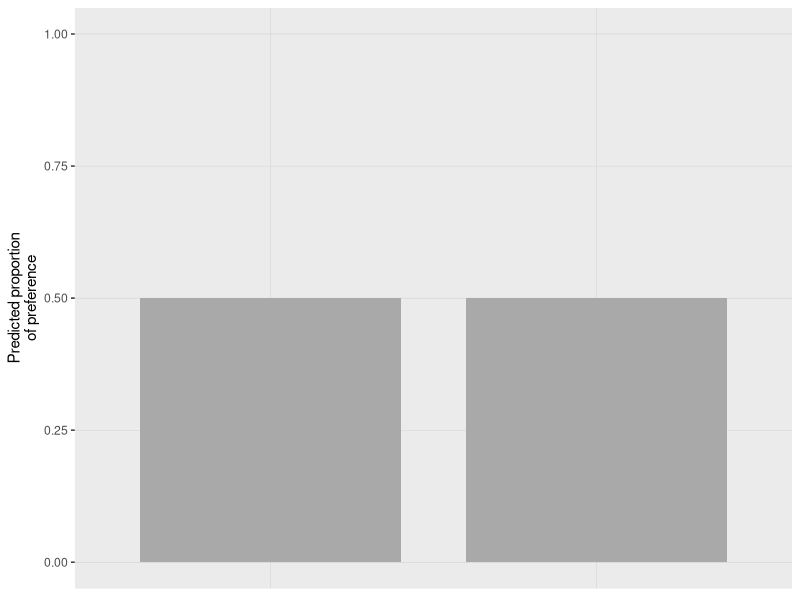
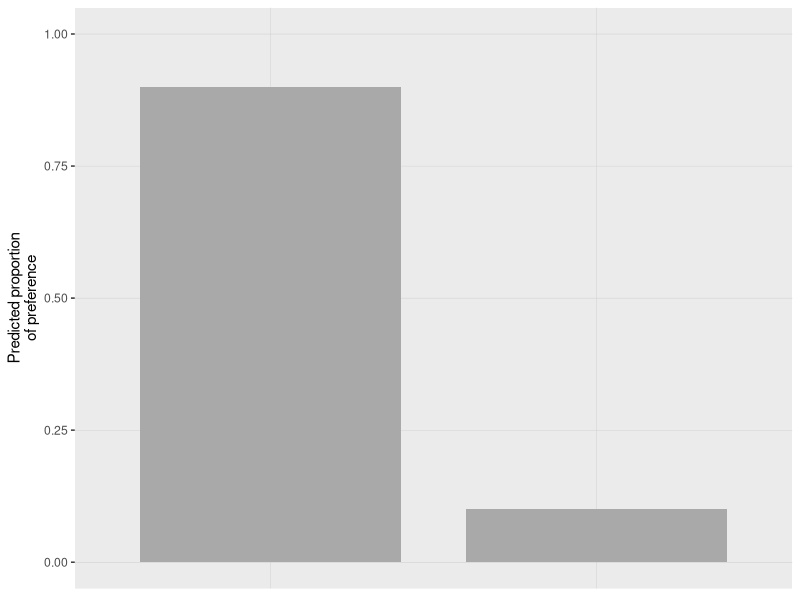
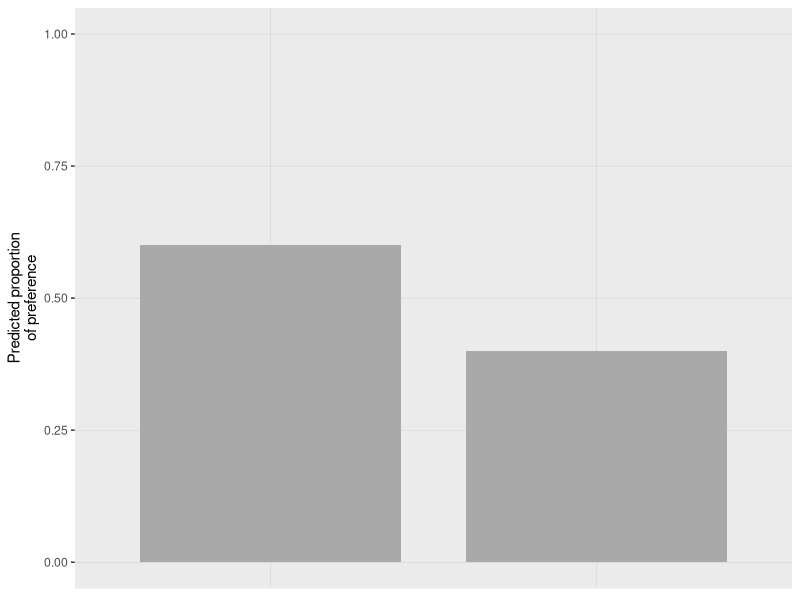
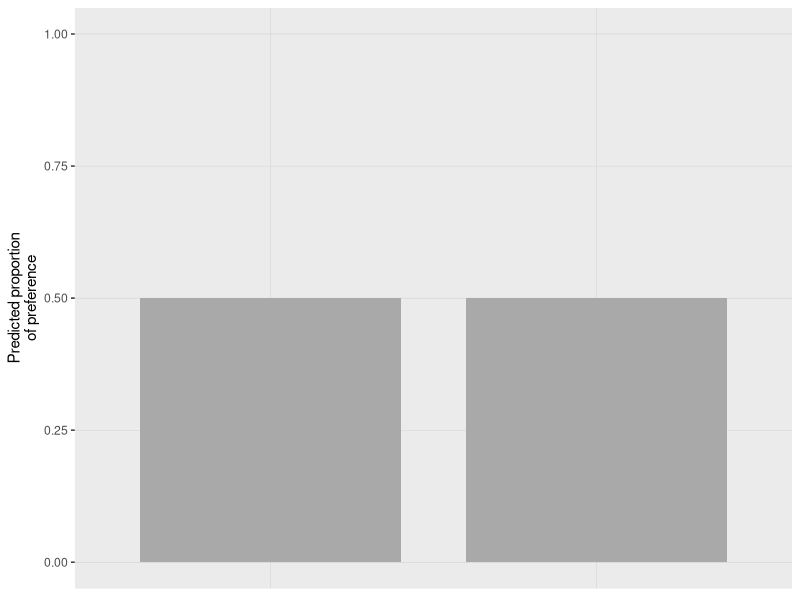
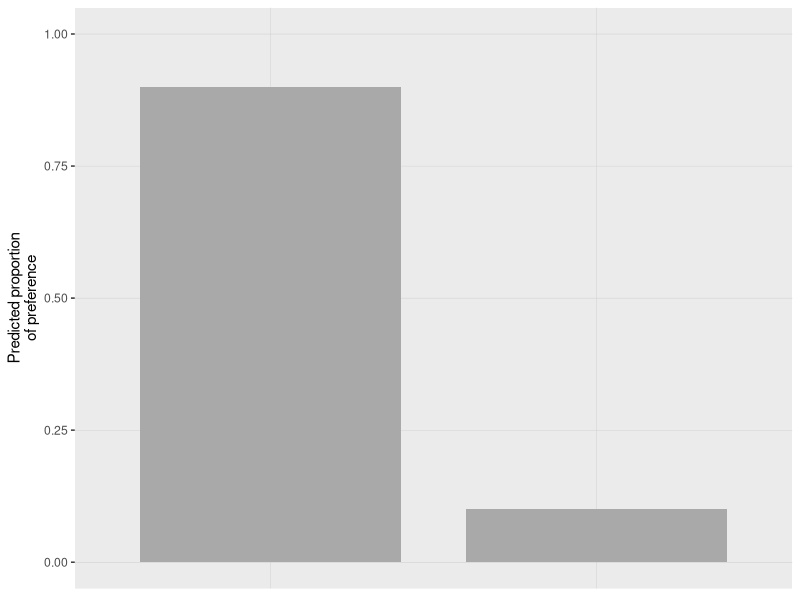
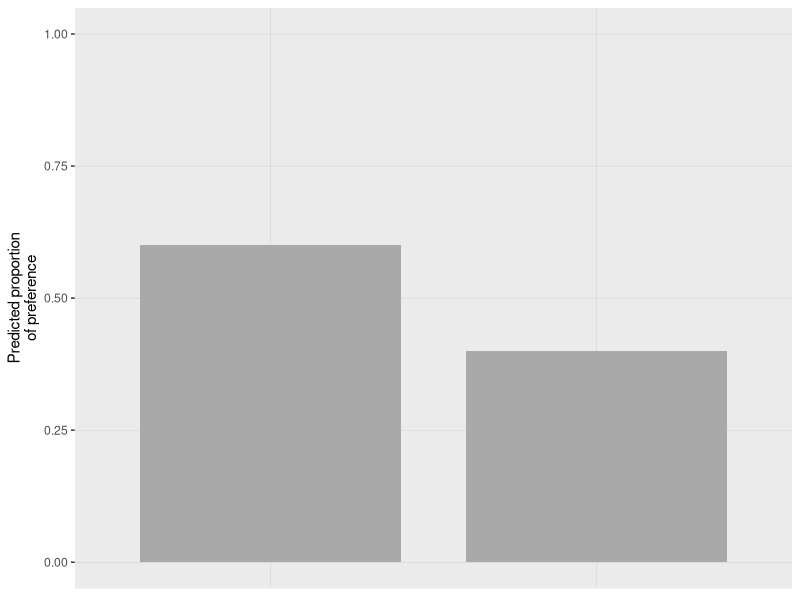

Source code (R) for these figures, in order:
library(tidyverse)
library(here)
library(cowplot)

# theme_set(theme_bw())

nocontrast = tibble(item = c("1_target", "1_target", "2_comp", "2_comp"),
                    measure = c("prod", "prod_normalized", "prod", "prod_normalized"),
                    value = c(0.1, 0.5, 0.1, 0.5))

nocontrast %>% 
  filter(measure == "prod_normalized") %>% 
ggplot(., aes(x=item, y=value, fill=measure)) +
  geom_bar(stat = "identity", position = position_dodge(), width = 0.8) +
  theme(legend.position = "none") +
  theme(axis.title.x = element_blank()) +
  theme(axis.text.x = element_blank()) +
  theme(axis.ticks.x = element_blank()) +
  scale_fill_manual(values=c("darkgrey")) +
  ylim(0,1) +
  ylab("Predicted proportion\nof preference") +
  theme(panel.grid.minor = element_blank(), 
        panel.grid.major = element_line("grey", size = 0.1))

ggsave(here("writing", "2020_CogSci", "paper", "graphs", "prod_nocontrast.pdf"), width = 4, height = 2)

contrast_typ = tibble(item = c("1_target", "1_target", "2_comp", "2_comp"),
                    measure = c("prod", "prod_normalized", "prod", "prod_normalized"),
                    value = c(0.9, 0.9, 0.1, 0.1))

contrast_typ %>% 
  filter(measure == "prod_normalized") %>% 
  ggplot(., aes(x=item, y=value, fill=measure)) +
  geom_bar(stat = "identity", position = position_dodge(), width = 0.8) +
  theme(legend.position = "none") +
  theme(axis.title.x = element_blank()) +
  theme(axis.text.x = element_blank()) +
  theme(axis.ticks.x = element_blank()) +
  scale_fill_manual(values=c("darkgrey")) +
  ylim(0,1) +
  ylab("Predicted proportion\nof preference") +
  theme(panel.grid.minor = element_blank(), 
       panel.grid.major = element_line("grey", size = 0.1))

ggsave(here("writing", "2020_CogSci", "paper", "graphs", "prod_contrasttyp.pdf"), width = 4, height = 2)


contrast_atyp = tibble(item = c("1_target", "1_target", "2_comp", "2_comp"),
                      measure = c("prod", "prod_normalized", "prod", "prod_normalized"),
                      value = c(0.90, 0.6, 0.6, 0.4))

contrast_atyp %>% 
  filter(measure == "prod_normalized") %>% 
  ggplot(., aes(x=item, y=value, fill=measure)) +
  geom_bar(stat = "identity", position = position_dodge(), width = 0.8) +
  theme(legend.position = "none") +
  theme(axis.title.x = element_blank()) +
  theme(axis.text.x = element_blank()) +
  theme(axis.ticks.x = element_blank()) +
  scale_fill_manual(values=c("darkgrey")) +
  ylim(0,1) +
  ylab("Predicted proportion\nof preference") +
  theme(panel.grid.minor = element_blank(), 
        panel.grid.major = element_line("grey", size = 0.1))

ggsave(here("writing", "2020_CogSci", "paper", "graphs", "prod_contrastatyp.pdf"), width = 4, height = 2)
